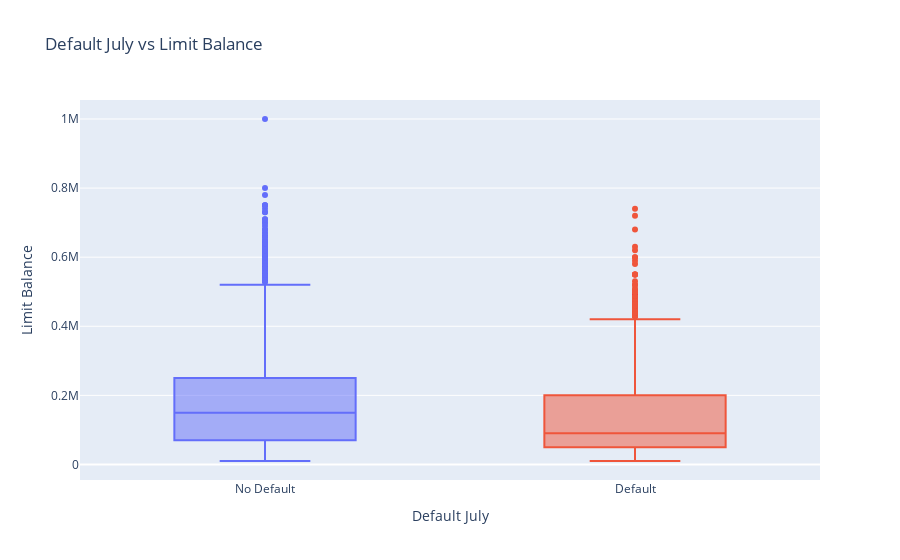

The cell this chart's notebook holds for it:
### Markdown cell above
As shown in the graph above, the most group that defaulted is university graduates, next comes graduate school graduates, followed by High School graduates. This trend can be explained by a variety of variables, including the sorts of occupations available to people with various degrees of education, the amount of student loan debt accumulated by people with various levels of education, or other economic challenges.

### Code cell
filtered = merged_train[["DEFAULT_JULY", "LIMIT_BAL"]].sort_values(by = "LIMIT_BAL", ascending=False)
filtered["DEFAULT_JULY"] = filtered["DEFAULT_JULY"].apply(lambda x: "Default" if x == 1 else "No Default")
fig = px.box(filtered, x="DEFAULT_JULY", y="LIMIT_BAL", title="Default July vs Limit Balance", color="DEFAULT_JULY")
fig.update_layout(xaxis_title="Default July", yaxis_title="Limit Balance", showlegend=False)

### Figure 1 — Plotly figure (JSON) as saved in the notebook; plotly's stock layout.template omitted (floating-point values rounded to 4 significant figures; data arrays with more than 128 entries replaced by an {"elided": "..."} marker saying what was removed)
{"data": [{"alignmentgroup": "True", "hovertemplate": "DEFAULT_JULY=%{x}<br>LIMIT_BAL=%{y}<extra></extra>", "legendgroup": "No Default", "marker": {"color": "#636efa"}, "name": "No Default", "notched": false, "offsetgroup": "No Default", "orientation": "v", "showlegend": true, "type": "box", "x": {"elided": "15580 str values"}, "x0": " ", "xaxis": "x", "y": {"elided": "15580 int values"}, "y0": " ", "yaxis": "y"}, {"alignmentgroup": "True", "hovertemplate": "DEFAULT_JULY=%{x}<br>LIMIT_BAL=%{y}<extra></extra>", "legendgroup": "Default", "marker": {"color": "#EF553B"}, "name": "Default", "notched": false, "offsetgroup": "Default", "orientation": "v", "showlegend": true, "type": "box", "x": {"elided": "4420 str values"}, "x0": " ", "xaxis": "x", "y": {"elided": "4420 int values"}, "y0": " ", "yaxis": "y"}], "layout": {"boxmode": "overlay", "legend": {"title": {"text": "DEFAULT_JULY"}, "tracegroupgap": 0}, "showlegend": false, "title": {"text": "Default July vs Limit Balance"}, "xaxis": {"anchor": "y", "categoryarray": ["No Default", "Default"], "categoryorder": "array", "domain": [0, 1], "title": {"text": "Default July"}}, "yaxis": {"anchor": "x", "domain": [0, 1], "title": {"text": "Limit Balance"}}}}
